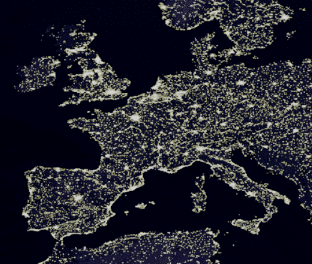
%> input picture segmentation/europe_lights.png, 312 x 264 px, given in place of circles.png, which was not available
$ octave start.m   (GNU Octave 9; MATLAB toolbox functions it lacks are replaced by stand-ins)
%> lines starting %> are read from the running program, lines starting %| are printed output that depends on the picture; in (x1, y1, x2, y2) boxes, pixels count from 0 and x2, y2 are one past the last pixel; in counts of white or black regions, pixels touching at a corner belong together; the program's own positions count from 1; pictures that were not available may be replaced by others from this repository, and a replacement may not be noted
### segmentation/load_example.m
function [I, p] = load_example(number)
%> called with number = 1
% Load an example image and its chosen parameters.
%
% [I, p] = load_example(1..6) returns the image I and a parameter object
%
% Parameters:
%   mu          : as Length weight
%   nu          : as Area weight
%   lambda1     : as Fidelity on region 1
%   lambda2     : as Fidelity on region 2
%   dt          : as Time step
%   tol         : as convergence tolerance
%   epHeaviside : as Heaviside regularization
%   eta         : as Curvature regularization
%   reIni       : as No reinitialization
%   iterMax     : as Stop after a number of iterations

% Sets parameters from Getreuer's paper
p.mu = 0.2;
p.nu = 0;
p.lambda1 = 1;
p.lambda2 = 1;
p.dt = 0.5;
p.tol = 10^-3;
p.epHeaviside = 1;
p.eta = 10^-8;
p.iterMax = 500;
p.reIni = 0;
f1 = pi/5;
f2 = pi/5;

% [11 lines of commented-out code are left out]

switch number
  case 1
    I = double(imread('circles.png'));
    p.mu = 1;
    p.iterMax = 500;

  case 2
    I = double(imread('noisedCircles.tif'));
    p.mu = 0.2;
    p.reIni = 0; %100;
    p.iterMax = 6000;

  case 3
    I = double(imread('zigzag_mask.png'));
    I = mean(I,3); %To 2D matrix

  case 4
    I = double(imread('phantom17.bmp'));
    I = rgb2gray(I);
    p.mu = 0.25;

  case 5
    I = double(imread('phantom18.bmp'));
    p.mu = 0.1;
    p.iterMax = 1000;
    %p.nu = -0.1;
    %p.reIni = 100;

    % TODO:
    % Try checkerboard and compare speed & quality of segmentation
    % Try centered circle but centered at (ni/2, nj/2) & r > sqrt(50)
    % This initialization allows a faster convergence for phantom 18
    %p.phi_0 = (-sqrt( ( X-round(ni/2)).^2 + (Y-round(nj/4)).^2)+50);
    % Normalization of the initial phi to [-1 1]
    %p.phi_0 = p.phi_0-min(p.phi_0(:));
    %p.phi_0 = 2*p.phi_0/max(p.phi_0(:));
    %p.phi_0 = p.phi_0-1;

  case 6
    I = double(imread('phantom19.bmp'));
    p.mu = 1;
    p.iterMax = 1000;
    %p.reIni = 100;

  case 7
    I = double(imread('Image_to_Restore.png'));
    I = mean(I,3);
    p.mu = 0.75;
    p.lambda1 = 1; %10^-3;
    p.lambda2 = 1; %10^-3;
    p.phi_0 = I; % Also test of using only the red channel(?)

  case 8
    I = double(imread('wrench.png'));
    p.mu = 0.1;
    p.iterMax = 2000;

  % TODO: tweak parameters for new cases 8-18
  case 9
    I = double(imread('europe_lights.png'));

  case 10
    I = double(imread('moon.png')); % Try centered-circle init on this!

  case 11
    I = double(imread('bears.jpg'));

  case 12
    I = double(imread('beavers.jpg'));

  case 13
    I = double(imread('church.jpg'));

  case 14
    I = double(imread('penguin.jpg'));

  % NOTE: from here downwards, colour images (good to check if
  % generalization to RGB works). For now, just average channels.
  case 15
    I = double(imread('koala_colour.jpg'));

  case 16
    I = double(imread('snake_colour.jpg'));

  case 17
    I = double(imread('windsurf_colour.jpg'));

  case 18
    I = double(imread('zebras_colour.jpg'));
    [ni, nj, ~] = size(I); % ommit third dimension to work with rgb
    [X, Y] = meshgrid(0:nj-1, 0:ni-1);
    p.phi_0 = centered_circle(X, Y, nj, ni);     % From Getreuer's paper
    p.mu = 0.04;           % Length weight
    p.iterMax = 4000;   % Max iterations (stopper)
    p.reIni = 100;

  case 19
    I = double(imread('crystal_pyramid_colour.jpg'));

  case 20
    I = double(imread('moon_bw.jpg'));
    p.mu = 1;
    p.iterMax=2000;
    [ni, nj] = size(I);
    %[X, Y] = meshgrid(1:nj, 1:ni);
    [X, Y] = meshgrid(0:nj-1, 0:ni-1);

    %%% This initialization allows a faster convergence for phantom 18
    p.phi_0 = (-sqrt( ( X-round(nj/2)).^2 + (Y-round(ni/2)).^2) + ni);
    % Normalization of the initial phi to [-1 1]
    p.phi_0 = p.phi_0 - min(p.phi_0(:));
    p.phi_0 = 2 * p.phi_0 / max(p.phi_0(:));
    p.phi_0 = p.phi_0-1;

  case 21
    I = double(imread('satellite_spaceJunk.jpg'));
    %p.mu = 0.18;

  case 22
    I = double(imread('zebras_colour.jpg'));
    p.mu = 0.02;           % Length weight
    p.iterMax = 4000;   % Max iterations (stopper)
    p.reIni = 100;

  case 23
    I = double(imread('zebras_colour.jpg'));
    I = rgb2gray(uint8(I));
    p.phi_0 = smooth(I);
    p.mu = 0.04;            % Length weight
    p.iterMax = 4000;       % Max iterations (stopper)
    p.reIni = 100;
end

% Default initial phi (if not defined before)
if ~isfield(p, 'phi_0')
  [ni, nj, ~] = size(I); % ommit third dimension to work with rgb
%> ni = 264; nj = 312
  [X, Y] = meshgrid(0:nj-1, 0:ni-1);

  p.phi_0 = checkerboard(X, Y, f1, f2);     % From Getreuer's paper

  % Normalises phi_0 to [-1,1]
  p.phi_0 = p.phi_0 - min(p.phi_0(:));
  p.phi_0 = 2 * p.phi_0 / max(p.phi_0(:));
  p.phi_0 = p.phi_0 - 1;
end
end

### segmentation/G4_ChanVeseIpol_GDExp.m
function [ phi ] = G4_ChanVeseIpol_GDExp( I, phi_0, mu, nu, eta, lambda1, lambda2, tol, epHeaviside, dt, iterMax, reIni, output_folder)
  %Implementation of the Chan-Vese segmentation following the explicit
  %gradient descent in the paper of Pascal Getreur "Chan-Vese Segmentation".
  %It is the equation 19 from that paper

  %I                : Gray color image to segment
  %phi_0            : Initial phi
  %mu               : mu lenght parameter (regularizer term)
  %nu               : nu area parameter (regularizer term)
  %eta              : epsilon for the total variation regularization
  %lambda1, lambda2 : data fidelity parameters
  %tol              : tolerance for the sopping criterium
  %epHeaviside      : epsilon for the regularized heaviside.
  %dt               : time step
  %iterMax          : Maximum number of iterations
  %reIni            : Iterations for reinitialization. 0 means no reinitializacion

  plot_evolution = false

  [ni,nj] = size(I);
  hi = 1;
  hj = 1;

  phi = phi_0;
  dif = inf;
  nIter = 0;

  % Initialise auxiliar indices for phi(i+1,j), phi(i-1,j), etc.
  id = [2:ni, ni];   % 'down'-pixels (i.e.: in the j direction, rows 2:ni)
  iu = [1, 1:ni-1];  % 'upper'-pixels (i.e.: in the j direction, rows 1:ni-1)
  ir = [2:nj, nj];   % 'right-pixels (i.e.: in the i direction, rows 2:nj)
  il = [1, 1:nj-1];  % 'left-pixels (i.e.: in the i direction, cols 1:nj-1)

  % Compute initial c1, c2
  [c1, c2] = regionAverages(I, phi);

  % "Allocate" two figures (one for dif vs iter and one for phi)
  f1 = figure('Name', 'Phi difference and Loss evolution');
  f1s1 = subplot(2,1,1);
  f1s2 = subplot(2,1,2);
  f2 = figure('Name', 'Phi func and level set');
  maxdif=0;
  max_image_dif = 0;
  while dif>tol && nIter<iterMax

    phi_old = phi;
    nIter = nIter + 1;

    %Regularized Dirac's Delta computation
    delta_phi = G4_diracReg(phi, epHeaviside);   %notice delta_phi = H'(phi)

    %derivatives estimation
    %i direction, forward finite differences
    phi_iFwd  = DiFwd(phi, epHeaviside) ; %TODO 7: Line to complete
    phi_iBwd  = DiBwd(phi, epHeaviside) ; %TODO 8: Line to complete

    %j direction, forward finitie differences
    phi_jFwd  = DjFwd(phi, epHeaviside); %TODO 9: Line to complete
    phi_jBwd  = DjBwd(phi, epHeaviside); %TODO 10: Line to complete

    %centered finite diferences
    phi_icent   = DiFwd(phi, epHeaviside)/2 + DiBwd(phi, epHeaviside)/2; %TODO 11: Line to complete
    phi_jcent   = DjFwd(phi, epHeaviside)/2 + DjBwd(phi, epHeaviside)/2; %TODO 12: Line to complete

    %A and B estimation (A y B from the Pascal Getreuer's IPOL paper "Chan
    %Vese segmentation
    A = mu ./ (sqrt(eta.^2 + phi_iFwd.^2 + phi_jcent.^2)); %TODO 13: Line to complete
    B = mu ./ (sqrt(eta.^2 + phi_icent.^2 + phi_jFwd.^2)); %TODO 14: Line to complete

    % Ai-1,j and Bi,j-1
    % Note: Ai-1,j = A(i-1,j), eq24 but w. i = i-1;
    % Similar with Bi,j-1
    A_1 = mu ./ (sqrt(eta^2 + phi_iBwd.^2 + phi_jcent.^2));
    B_1 = mu ./ (sqrt(eta^2 + phi_icent.^2 + phi_jBwd.^2));

    %%Equation 22, for inner points
%     phi(2:end-1, 2:end-1) = phi_old(2:end-1, 2:end-1) + dt * delta_phi(2:end-1, 2:end-1) .* ...
%     (  ...
%     A(2:end-1, 2:end-1) .* phi_old(3:end, 2:end-1) +  A(1:end-2, 2:end-1) .* phi(1:end-2, 2:end-1) + ...
%     B(2:end-1, 2:end-1) .* phi_old(1:end-2, 3:end) +  B(2:end-1, 1:end-2) .* phi(1:end-2, 1:end-2) - ...
%     nu - lambda1 .* (I(2:end-1, 2:end-1) - c1).^2 + lambda2 * (I(2:end-1, 2:end-1) - c2).^2 ...
%     ) ./ ...
%     ( ...
%     1  + dt .* delta_phi(2:end-1, 2:end-1) .* ...
%       ( A(2:end-1, 2:end-1) + A(1:end-2, 2:end-1) + ...
%       B(2:end-1, 2:end-1) + B(2:end-1, 1:end-2) ...
%     )); %TODO 15: Line to complete

    step_size = A .* phi_old(:, ir) ...
              + A_1 .* phi(:, il) ...
              + B .* phi_old(id, :) ...
              + B_1 .* phi(iu, :) ...
              - nu ...
              - lambda1 * (I - c1).^2 ...
              + lambda2 * (I - c2).^2;

    normalization_term = (1 + dt .* delta_phi .* (A + A_1 + B + B_1));

    phi = (phi_old + dt .* delta_phi .* step_size) ./ normalization_term;

    % Impose boundary conditions after update
    phi(1,:)   = phi(2,:); %0; %TODO 3: Line to complete
    phi(end,:) = phi(end-1,:);%0; %TODO 4: Line to complete

    phi(:,1)   = phi(:,2); %0; %TODO 5: Line to complete
    phi(:,end) = phi(:,end-1); %0; %TODO 6: Line to complete

    % Update the region averages c1, c2
    [c1, c2] = regionAverages(I, phi);

    %Diference. This stopping criterium has the problem that phi can
    %change, but not the zero level set, that it really is what we are
    %looking for.
    %dif = mean(sum( (phi(:) - phi_old(:)) .^2 )); % mean squared-difference
    dif = sqrt(sum((phi(:)-phi_old(:)).^2)); % L2 difference (Getreuer's paper)

    % Image difference: Input image vs Segmentation
    zero_levelSet = logical((phi >= 0));
    I_seg = double(zero_levelSet);
    I_seg(zero_levelSet) = c1;
    I_seg(~zero_levelSet) = c2;
    image_dif = sqrt(sum((I(:) - I_seg(:)).^2));

    if image_dif > max_image_dif
      max_image_dif = image_dif;
    end

    % Alternative difference (counts how many pixels change between the
    % zero level set from previous iteration and the curren one.
    % dif = nnz((phi>=0) & ~zero_set_prev_iter) / (ni * nj);
    % where zero_set_prev_iter should be computed before update as phi>=0

    if dif > maxdif
      maxdif=dif;
    end

    if plot_evolution
      % Plot phi difference across iterations
      set(0,'CurrentFigure',f1);
      subplot(f1s1);
      plot_dif(dif, nIter, iterMax, maxdif);

      % Plot loss across iterations
      subplot(f1s2);
      plot_loss(image_dif, nIter, iterMax, max_image_dif);
    end

    % NOTE: for convenience and speed, only plot once every n-iterations
    if (mod(nIter,100) == 0)
      % (Debug) plot the evolution of 'diff' across iterations
      set(0,'CurrentFigure',f2);
      plot_phi(phi, I, nIter, c1, c2);

      saveas(f2, fullfile(output_folder, sprintf('fig_%04i.png', nIter)));
    end

    fprintf("Iteration: %04i  phi_diff: %f  Image_diff: %f\n", nIter, dif, image_dif);

    %Reinitialization of phi
    if reIni > 0 && (mod(nIter,reIni) == 0)
      disp("Reinitializing phi")
      indGT = phi >= 0;
      indLT = phi < 0;

      phi = double(bwdist(indLT) - bwdist(indGT));

      %Normalization [-1 1]
      nor = min(abs(min(phi(:))), max(phi(:)));
      phi = phi / nor;

      %Plot phi reinitialized
      %set(0,'CurrentFigure',f3);
      %title('Phi after re-init');
      %plot_phi(phi, I);
    end

  end

### segmentation/regionAverages.m
function [c1, c2] = regionAverages(I, phi)
% Computes c1 and c2 as the region averages
% The regions are defined by thresholding phi at 0 (i.e.: zero-level set)

region_c1 = logical(phi >= 0);
region_c2 = logical(phi < 0);
c1 = sum(sum(I(region_c1))) / sum(region_c1(:)); % TODO 1: Line to complete
c2 = sum(sum(I(region_c2))) / sum(region_c2(:)); % TODO 2: Line to complete

end

### segmentation/G4_diracReg.m
function y = G4_diracReg( x, epsilon )
  %  Dirac function of x
  %    G4_diracReg( x, epsilon ) Computes the derivative of the heaviside
  %    function of x with respect to x. Regularized based on epsilon.

  y = epsilon ./ (pi * ( epsilon^2 + x.^ 2)); %TODO 19: Line to complete

end

### segmentation/DiBwd.m
function [ result ] = DiBwd( I, hi )
  % Compute the backward finite differences with respect to the
  % i coordinate only for the 2:end rows. The first row is not replaced
  if (~exist('hi', 'var'))
    hi = 1;
  end;

  result = I;
  result(2:end, :) = (I(2:end, :) - I(1:end-1, :)) ./ hi; %result(2:end, :) =??
end

### segmentation/DiFwd.m
function [ result ] = DiFwd( I, hi )
  % Compute the Forward finite differences with respect to the
  % i coordinate only for the 1:end-1 rows. The last row is not replaced

  if (~exist('hi', 'var'))
    hi = 1;
  end;

  result = I;
  result(1:end-1, :) = (I(2:end, :)-I(1:end-1, :))./hi; %result(1:end-1, :)=??
end

### segmentation/DjBwd.m
function [ result ] = DjBwd( I, hj )
  % Compute the backward finite differences with respect to the
  % j coordinate only for the 2:end columns. The first column is not replaced

  if (~exist('hj', 'var'))
    hj = 1;
  end;

  result = I;
  result(:, 2:end) = (I(:, 2:end) - I(:, 1:end-1)) ./ hj; %result(:, 2:end)
end

### segmentation/DjFwd.m
function [ result ] = DjFwd( I, hj )
  % Compute the Forward finite differences with respect to the
  % j coordinate only for the 1:end-1 columns. The last column is not replaced

  if (~exist('hj', 'var'))
    hj=1;
  end;

  result = I;
  result(:, 1:end-1) = (I(:, 2:end) - I(:, 1:end-1)) ./ hj;
end

### segmentation/checkerboard.m
function [phi_0] = checkerboard(X, Y, f1, f2)
  % Checkerboard initialization (paper, equation 28)
  % [f1, f2] = [pi/5 pi/5];
  phi_0 = sin(f1 .* X) .* sin(f2 .* Y);
end

### segmentation/start.m
close all;
clearvars;
clc

experiment_name = 'example1'

output_folder = fullfile('figures/', experiment_name);
mkdir(output_folder);

fprintf("Loading example ...\n");
% Load example (each image has diff 'good' parameter values)
[I, p] = load_example(1);
%> p = {mu 1, nu 0, lambda1 1, lambda2 1, dt 0.5, tol 0.001}

% Normalise image
I = mean(I,3);
%> I: size 264x312 double
I = I - min(I(:));
I = I / max(I(:));
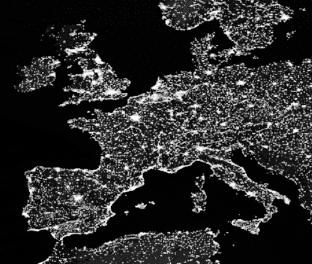
%> I: size 264x312 double; min 0, max 1, mean 0.17

% [8 lines of commented-out code are left out]

%% Runs Explicit Gradient Descent
fprintf("Running gradient descent ...\n");
seg = G4_ChanVeseIpol_GDExp(I, ...
  p.phi_0, p.mu, p.nu, p.eta, p.lambda1, p.lambda2, p.tol, ...
  p.epHeaviside, p.dt, p.iterMax, p.reIni, ...
  output_folder);
%> in G4_ChanVeseIpol_GDExp, `phi = phi_0;`:
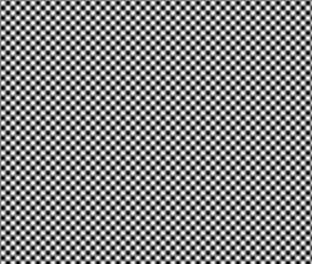
%> phi: size 264x312 double; min -1, max 1, mean 1.96e-05; drawn with min black and max white
%> in regionAverages, `region_c1 = logical(phi >= 0);`:
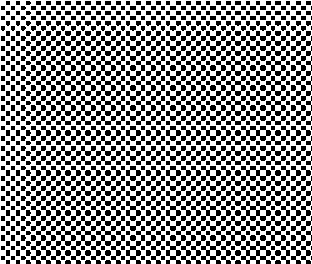
%> region_c1: size 264x312 logical; 54.7% white; 619 black regions (188 under 20 px), largest, box (x1, y1, x2, y2) and area: (166, 166, 271, 264) 787, (181, 166, 290, 264) 755, (201, 191, 290, 264) 743
%> in regionAverages, `c1 = sum(sum(I(region_c1))) / sum(region_c1(:));`: c1 = 0.167
%> in regionAverages, `c2 = sum(sum(I(region_c2))) / sum(region_c2(:));`: c2 = 0.173
%> in G4_ChanVeseIpol_GDExp, `[c1, c2] = regionAverages(I, phi);`: c1 = 0.167; c2 = 0.173
%> (the run ends here)
